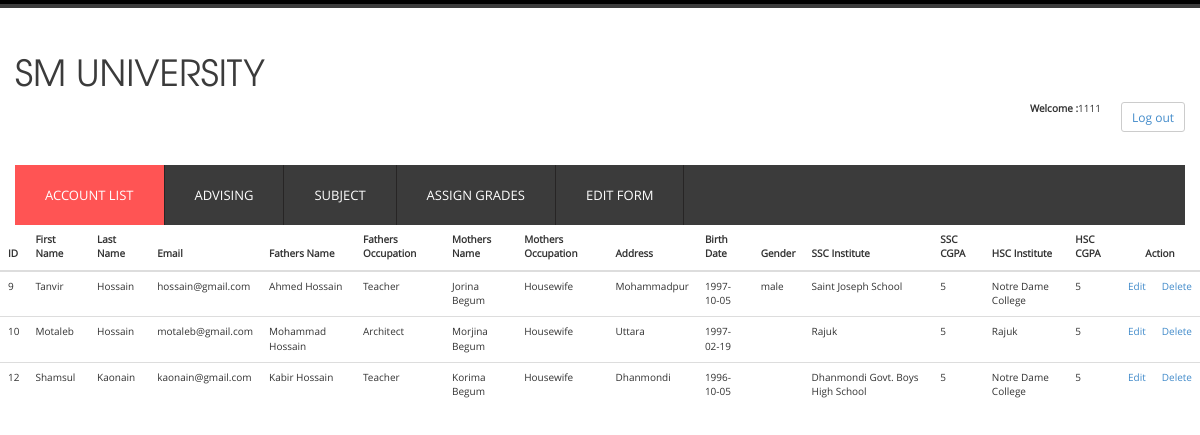
Page /includes/admissionFormAdmin.php (signed in) on the committed database.
### tables this page shows
CREATE TABLE `personal_info` (
  `id` int(11) NOT NULL,
  `fname` varchar(50) DEFAULT NULL,
  `lname` varchar(50) DEFAULT NULL,
  `email` varchar(50) DEFAULT NULL,
  `faname` varchar(50) DEFAULT NULL,
  `faocu` varchar(15) NOT NULL,
  `moname` varchar(50) DEFAULT NULL,
  `moocu` varchar(15) NOT NULL,
  `addr` varchar(80) NOT NULL,
  `birth` date DEFAULT NULL,
  `gender` varchar(5) NOT NULL,
  `sscName` varchar(50) DEFAULT NULL,
  `sscGpa` int(1) DEFAULT NULL,
  `hscName` varchar(50) DEFAULT NULL,
  `hscGpa` int(1) DEFAULT NULL
);

### includes/admissionFormAdmin.php (the view, shortened to what this page needs)
<?php
    include_once 'admin-header.php';
    include 'database.php';
?>
<html>
    <head>
    </head>
    <body>
        <div class="containerFormAdmin">
            <div class="table">
                <table class="table table-hover">
                    <thead>
                        <tr>
                          <th>ID</th>
                          <th>First Name</th>
                          <th>Last Name</th>
                          <th>Email</th>
                          <th>Fathers Name</th>
                          <th>Fathers Occupation</th>
                          <th>Mothers Name</th>
                          <th>Mothers Occupation</th>
                          <th>Address</th>
                          <th>Birth Date</th>
                          <th>Gender</th>
                          <th>SSC Institute</th>
                          <th>SSC CGPA</th>
                          <th>HSC Institute</th>
                          <th>HSC CGPA</th>
                          <th colspan="2" style="text-align: center">Action</th>
                        </tr>
                    </thead>
                <tbody>
                    <?php
                        $qry = "select * from personal_info";
                        $resultAdmin = mysqli_query($conn,$qry);
                        while($arr = mysqli_fetch_assoc($resultAdmin)){
                    ?>
                    <tr>
                        <td><?php echo $arr["id"];?></td>
                        <td><?php echo $arr["fname"];?></td>
                        <td><?php echo $arr["lname"];?></td>
                        <td><?php echo $arr["email"];?></td>
                        <td><?php echo $arr["faname"];?></td>
                        <td><?php echo $arr["faocu"];?></td>
                        <td><?php echo $arr["moname"];?></td>
                        <td><?php echo $arr["moocu"];?></td>
                        <td><?php echo $arr["addr"];?></td>
                        <td><?php echo $arr["birth"];?></td>
                        <td><?php echo $arr["gender"];?></td>
                        <td><?php echo $arr["sscName"];?></td>
                        <td><?php echo $arr["sscGpa"];?></td>
                        <td><?php echo $arr["hscName"];?></td>
                        <td><?php echo $arr["hscGpa"];?></td>
                        <td><a href="editFormAdmin.php?id=<?php echo $arr["id"]?>">Edit</a></td>
                        <td><a href="admissionFormAdmin.php?id=<?php echo $arr["id"]?>&del=delete">Delete</a></td>
                    </tr>
                    <?php
                        }
                    ?>
                </tbody>
                </table>
            </div>
        </div>
    </body>
</html>

### css/style.css (style rules this page uses)
body { font-family: 'open_sansregular'; background:#ffffff; font-size: 100%; }

### includes/admissionFormAdmin.php (style rules this page uses)
.containerFormAdmin { max-width: 100%; float: center; }

### rows in the picture
personal_info: id "9", fname "Tanvir", lname "Hossain", email "hossain@gmail.com", faname "Ahmed Hossain", faocu "Teacher", moname "Jorina Begum", moocu "Housewife", addr "Mohammadpur", birth "1997-10-05", gender "male", sscName "Saint Joseph School", sscGpa "5", hscName "Notre Dame College", hscGpa "5"
personal_info: id "10", fname "Motaleb", lname "Hossain", email "motaleb@gmail.com", faname "Mohammad Hossain", faocu "Architect", moname "Morjina Begum", moocu "Housewife", addr "Uttara", birth "1997-02-19", sscName "Rajuk", sscGpa "5", hscName "Rajuk", hscGpa "5"
personal_info: id "12", fname "Shamsul", lname "Kaonain", email "kaonain@gmail.com", faname "Kabir Hossain", faocu "Teacher", moname "Korima Begum", moocu "Housewife", addr "Dhanmondi", birth "1996-10-05", sscName "Dhanmondi Govt. Boys High School", sscGpa "5", hscName "Notre Dame College", hscGpa "5"

### other values in the picture
$_SESSION['admin'] "1111"
